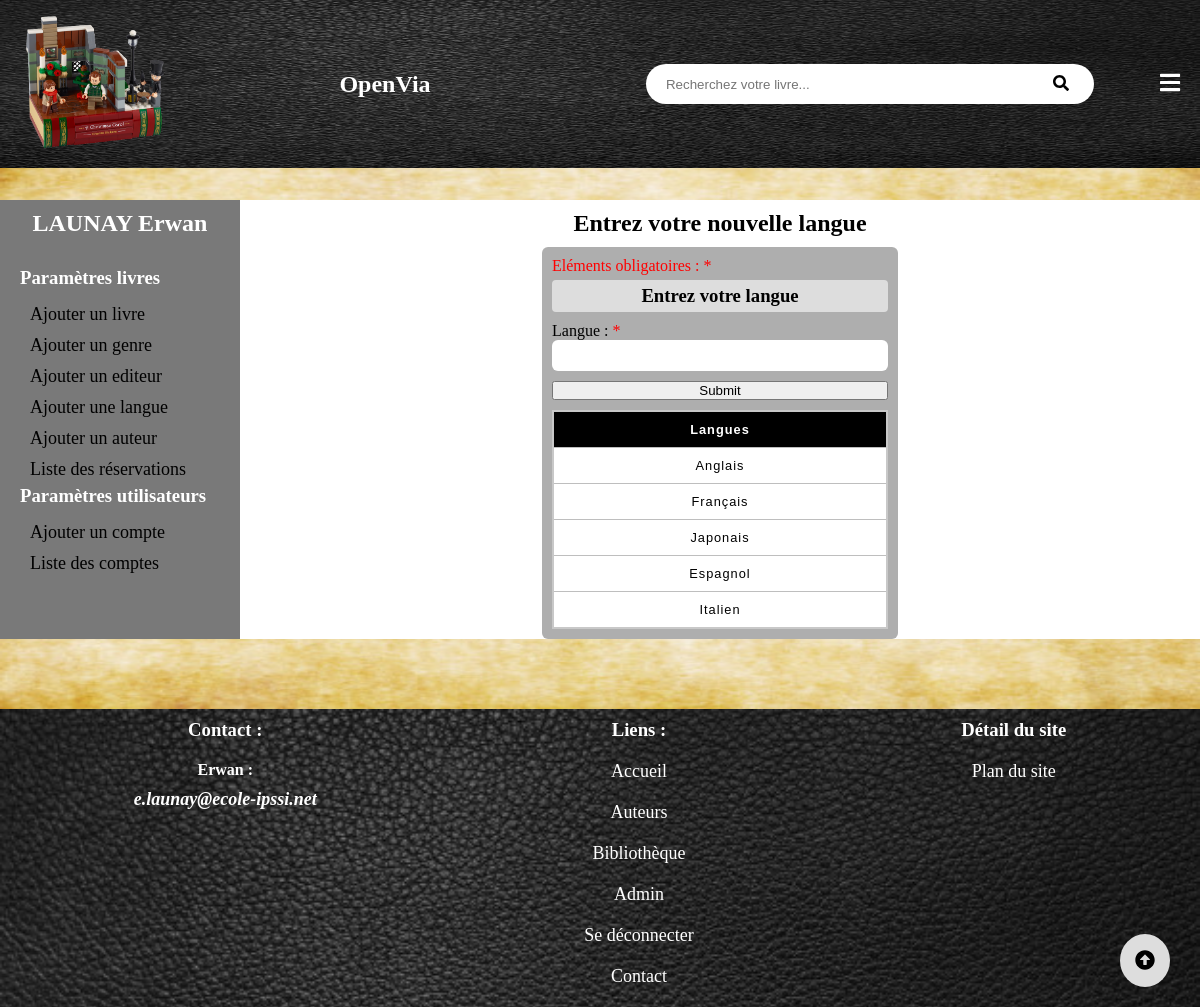
The page /admin/nouvellangue.php (signed in) on the database its author committed.
### tables this page shows
CREATE TABLE IF NOT EXISTS `langue` (
  `id` int(11) NOT NULL AUTO_INCREMENT,
  `libelle` varchar(150) NOT NULL,
  PRIMARY KEY (`id`)
);

### admin/nouvellangue.php (the view, shortened to what this page needs)
<?php require"../admin.php";
	$erreur = "Entrez votre langue";
?>
		<div class="droit">
			<h2>Entrez votre nouvelle langue</h2>
			<form method="POST" class="update">
				<div class="group-input">
					<p><span>Eléments obligatoires : *</span></p>
					<div class="erreur">
						<h3><?php echo $erreur; ?></h3>
					</div>
					<div class="form-input">
						<label for="langue">Langue : <span>*</span></label>
						<input type="text" class="pres-input" name="langue">
					</div>
					<div class="form-input">
						<input type="submit" name="submit">
					</div>
					<table>
						<thead>
							<th>Langues</th>
						</thead>
						<tbody>
							<?php foreach ($reslangs as $reslang) {?>
							<tr>
								<td><?php echo $reslang['libelle'] ?></td>
							</tr>
							<?php } ?>
						</tbody>
					</table>
				</div>
			</form>
		</div>
	</div>
</main>
<?php require "../Footer/footer.php"; ?>

### css/headerstyle.css (style rules this page uses)
* { margin: 0; padding: 0; text-decoration: none; outline: none; }
body { background-color: gray; }
h1,h2,h3,h4,h5,h6,dt,button { font-family: Eras Bold ITC; }
p,a,em,dd,li { font-family: Book Antiqua; }

### css/admin.css (style rules this page uses)
.gauche h2,.droit h2 { padding: 10px 0; text-align: center; }
.droit { background-color: white; width: 100%; }
.group-input { background-color: rgb(121,121,121,.6); margin: 0 auto; padding: 10px; border-radius: 6px; width: 35%; }
.group-input span { color: red; }
.form-input { display: flex; flex-direction: column; margin: 10px auto; width: 100%; }
.pres-input { padding: 8px; border-radius: 6px; border: none; }
table { margin: 0 auto; border-collapse: collapse; border: 2px solid rgb(200, 200, 200); letter-spacing: 1px; font-family: sans-serif; font-size: .8rem; width: 100%; }
thead,tfoot { background-color: black; color: #fff; }
tbody { background-color: white; }
td,th { border: 1px solid rgb(190, 190, 190); padding: 10px; text-align: center; }
.erreur { margin: 5px 0; background-color: #ddd; text-align: center; padding: 5px 0; border-radius: 4px; }

### css/footerstyle.css (style rules this page uses)
* { margin: 0; padding:0; }

### rows shown on the page
langue: libelle "Anglais"
langue: libelle "Français"
langue: libelle "Japonais"
langue: libelle "Espagnol"
langue: libelle "Italien"

### other values the page prints
$_SESSION['nom'] "LAUNAY"
$_SESSION['prenom'] "Erwan"
$erreur "Entrez votre langue"
